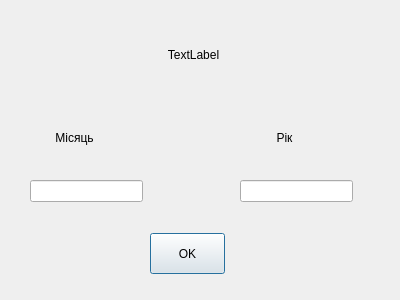
<?xml version="1.0" encoding="UTF-8"?>
<ui version="4.0">
 <class>Dialog</class>
 <widget class="QDialog" name="Dialog">
  <property name="geometry">
   <rect>
    <x>0</x>
    <y>0</y>
    <width>400</width>
    <height>300</height>
   </rect>
  </property>
  <property name="windowTitle">
   <string>Dialog</string>
  </property>
  <widget class="QLabel" name="label">
   <property name="geometry">
    <rect>
     <x>88</x>
     <y>20</y>
     <width>211</width>
     <height>71</height>
    </rect>
   </property>
   <property name="text">
    <string>&lt;html&gt;&lt;head/&gt;&lt;body&gt;&lt;p align=&quot;center&quot;&gt;TextLabel&lt;/p&gt;&lt;/body&gt;&lt;/html&gt;</string>
   </property>
  </widget>
  <widget class="QLabel" name="label_2">
   <property name="geometry">
    <rect>
     <x>50</x>
     <y>130</y>
     <width>49</width>
     <height>16</height>
    </rect>
   </property>
   <property name="text">
    <string>&lt;html&gt;&lt;head/&gt;&lt;body&gt;&lt;p align=&quot;center&quot;&gt;Місяць&lt;/p&gt;&lt;/body&gt;&lt;/html&gt;</string>
   </property>
  </widget>
  <widget class="QLabel" name="label_3">
   <property name="geometry">
    <rect>
     <x>260</x>
     <y>130</y>
     <width>49</width>
     <height>16</height>
    </rect>
   </property>
   <property name="text">
    <string>&lt;html&gt;&lt;head/&gt;&lt;body&gt;&lt;p align=&quot;center&quot;&gt;Рік&lt;/p&gt;&lt;/body&gt;&lt;/html&gt;</string>
   </property>
  </widget>
  <widget class="QPushButton" name="pushButton">
   <property name="geometry">
    <rect>
     <x>150</x>
     <y>233</y>
     <width>75</width>
     <height>41</height>
    </rect>
   </property>
   <property name="text">
    <string>OK</string>
   </property>
  </widget>
  <widget class="QLineEdit" name="lineEdit">
   <property name="geometry">
    <rect>
     <x>30</x>
     <y>180</y>
     <width>113</width>
     <height>22</height>
    </rect>
   </property>
  </widget>
  <widget class="QLineEdit" name="lineEdit_2">
   <property name="geometry">
    <rect>
     <x>240</x>
     <y>180</y>
     <width>113</width>
     <height>22</height>
    </rect>
   </property>
  </widget>
 </widget>
 <resources/>
 <connections/>
</ui>
